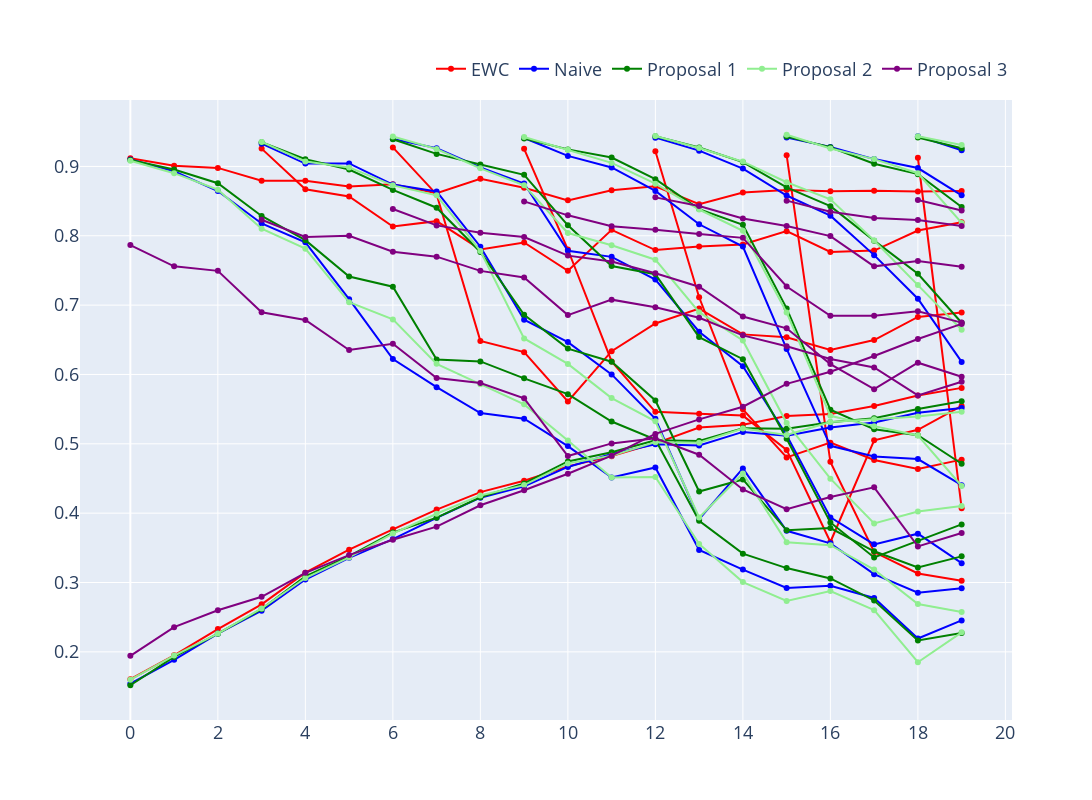

The cell this chart's notebook holds for it:
### Code cell
fig = go.Figure()

ewc_plot = px.line(
    pd.DataFrame(ewc_20),
    title="Accuracy vs Experience",
    labels=dict(index="Experience", value="Accuracy"),
    width=800,
    height=600,
    range_y=[0, 1],
    markers=True,
    color=px.Constant("EWC"),
    color_discrete_map={"EWC": "red"},
)

naive_plot = px.line(
    pd.DataFrame(naive_20),
    title="Accuracy vs Experience",
    labels=dict(index="Experience", value="Accuracy"),
    width=800,
    height=600,
    range_y=[0, 1],
    markers=True,
    color=px.Constant("Naive"),
    color_discrete_map={"Naive": "blue"},
)

proposal_1_plot = px.line(
    pd.DataFrame(proposal_1_20),
    title="Accuracy vs Experience",
    labels=dict(index="Experience", value="Accuracy"),
    width=800,
    height=600,
    range_y=[0, 1],
    markers=True,
    color=px.Constant("Proposal 1"),
    color_discrete_map={"Proposal 1": "green"},
)

proposal_2_plot = px.line(
    pd.DataFrame(proposal_2_20),
    title="Accuracy vs Experience",
    labels=dict(index="Experience", value="Accuracy"),
    width=800,
    height=600,
    range_y=[0, 1],
    markers=True,
    color=px.Constant("Proposal 2"),
    color_discrete_map={"Proposal 2": "lightgreen"},
)

proposal_3_plot = px.line(
    pd.DataFrame(proposal_3_20),
    title="Accuracy vs Experience",
    labels=dict(index="Experience", value="Accuracy"),
    width=800,
    height=600,
    range_y=[0, 1],
    markers=True,
    color=px.Constant("Proposal 3"),
    color_discrete_map={"Proposal 3": "purple"},
)

for trace in ewc_plot.data:
    fig.add_trace(trace)

for trace in naive_plot.data:
    fig.add_trace(trace)

for trace in proposal_1_plot.data:
    fig.add_trace(trace)

for trace in proposal_2_plot.data:
    fig.add_trace(trace)

for trace in proposal_3_plot.data:
    fig.add_trace(trace)

fig.update_layout(
    xaxis=dict(tickmode="linear", tick0=0, dtick=2),
    yaxis=dict(tickmode="linear", tick0=0, dtick=0.1),
    width=1200,
    height=800,
    font=dict(size=18),
    legend=dict(
        orientation="h",
        yanchor="bottom",
        y=1.02,
        xanchor="right",
        x=1,
        font=dict(size=18),
    ),
)

fig.show()

### Figure 1 — Plotly figure (JSON) as saved in the notebook; plotly's stock layout.template omitted (floating-point values rounded to 4 significant figures)
{"data": [{"hovertemplate": "color=EWC<br>variable=Task0<br>Experience=%{x}<br>Accuracy=%{y}<extra></extra>", "legendgroup": "EWC", "line": {"color": "red", "dash": "solid"}, "marker": {"symbol": "circle"}, "mode": "markers+lines", "name": "EWC", "orientation": "v", "showlegend": true, "type": "scatter", "x": [0, 1, 2, 3, 4, 5, 6, 7, 8, 9, 10, 11, 12, 13, 14, 15, 16, 17, 18, 19], "xaxis": "x", "y": [0.9117, 0.901, 0.8979, 0.8794, 0.8795, 0.871, 0.8742, 0.8615, 0.8821, 0.8692, 0.8511, 0.8656, 0.8714, 0.8455, 0.8625, 0.8662, 0.8642, 0.8648, 0.864, 0.8646], "yaxis": "y"}, {"hovertemplate": "color=EWC<br>variable=Task3<br>Experience=%{x}<br>Accuracy=%{y}<extra></extra>", "legendgroup": "EWC", "line": {"color": "red", "dash": "solid"}, "marker": {"symbol": "circle"}, "mode": "markers+lines", "name": "EWC", "orientation": "v", "showlegend": false, "type": "scatter", "x": [0, 1, 2, 3, 4, 5, 6, 7, 8, 9, 10, 11, 12, 13, 14, 15, 16, 17, 18, 19], "xaxis": "x", "y": [null, null, null, 0.9257, 0.867, 0.8568, 0.8134, 0.8211, 0.7803, 0.7904, 0.7496, 0.8086, 0.7794, 0.7845, 0.7874, 0.8067, 0.7766, 0.7786, 0.8076, 0.8195], "yaxis": "y"}, {"hovertemplate": "color=EWC<br>variable=Task6<br>Experience=%{x}<br>Accuracy=%{y}<extra></extra>", "legendgroup": "EWC", "line": {"color": "red", "dash": "solid"}, "marker": {"symbol": "circle"}, "mode": "markers+lines", "name": "EWC", "orientation": "v", "showlegend": false, "type": "scatter", "x": [0, 1, 2, 3, 4, 5, 6, 7, 8, 9, 10, 11, 12, 13, 14, 15, 16, 17, 18, 19], "xaxis": "x", "y": [null, null, null, null, null, null, 0.9274, 0.8597, 0.6484, 0.6322, 0.5611, 0.6336, 0.6735, 0.6951, 0.6578, 0.6536, 0.6354, 0.6497, 0.683, 0.6895], "yaxis": "y"}, {"hovertemplate": "color=EWC<br>variable=Task9<br>Experience=%{x}<br>Accuracy=%{y}<extra></extra>", "legendgroup": "EWC", "line": {"color": "red", "dash": "solid"}, "marker": {"symbol": "circle"}, "mode": "markers+lines", "name": "EWC", "orientation": "v", "showlegend": false, "type": "scatter", "x": [0, 1, 2, 3, 4, 5, 6, 7, 8, 9, 10, 11, 12, 13, 14, 15, 16, 17, 18, 19], "xaxis": "x", "y": [null, null, null, null, null, null, null, null, null, 0.9254, 0.7802, 0.6188, 0.5461, 0.5434, 0.5407, 0.4912, 0.3584, 0.5051, 0.5202, 0.5546], "yaxis": "y"}, {"hovertemplate": "color=EWC<br>variable=Task12<br>Experience=%{x}<br>Accuracy=%{y}<extra></extra>", "legendgroup": "EWC", "line": {"color": "red", "dash": "solid"}, "marker": {"symbol": "circle"}, "mode": "markers+lines", "name": "EWC", "orientation": "v", "showlegend": false, "type": "scatter", "x": [0, 1, 2, 3, 4, 5, 6, 7, 8, 9, 10, 11, 12, 13, 14, 15, 16, 17, 18, 19], "xaxis": "x", "y": [null, null, null, null, null, null, null, null, null, null, null, null, 0.9219, 0.7113, 0.5497, 0.4804, 0.5017, 0.4766, 0.4637, 0.4772], "yaxis": "y"}, {"hovertemplate": "color=EWC<br>variable=Task15<br>Experience=%{x}<br>Accuracy=%{y}<extra></extra>", "legendgroup": "EWC", "line": {"color": "red", "dash": "solid"}, "marker": {"symbol": "circle"}, "mode": "markers+lines", "name": "EWC", "orientation": "v", "showlegend": false, "type": "scatter", "x": [0, 1, 2, 3, 4, 5, 6, 7, 8, 9, 10, 11, 12, 13, 14, 15, 16, 17, 18, 19], "xaxis": "x", "y": [null, null, null, null, null, null, null, null, null, null, null, null, null, null, null, 0.9162, 0.474, 0.3439, 0.313, 0.3026], "yaxis": "y"}, {"hovertemplate": "color=EWC<br>variable=Task18<br>Experience=%{x}<br>Accuracy=%{y}<extra></extra>", "legendgroup": "EWC", "line": {"color": "red", "dash": "solid"}, "marker": {"symbol": "circle"}, "mode": "markers+lines", "name": "EWC", "orientation": "v", "showlegend": false, "type": "scatter", "x": [0, 1, 2, 3, 4, 5, 6, 7, 8, 9, 10, 11, 12, 13, 14, 15, 16, 17, 18, 19], "xaxis": "x", "y": [null, null, null, null, null, null, null, null, null, null, null, null, null, null, null, null, null, null, 0.9124, 0.4072], "yaxis": "y"}, {"hovertemplate": "color=EWC<br>variable=Overall<br>Experience=%{x}<br>Accuracy=%{y}<extra></extra>", "legendgroup": "EWC", "line": {"color": "red", "dash": "solid"}, "marker": {"symbol": "circle"}, "mode": "markers+lines", "name": "EWC", "orientation": "v", "showlegend": false, "type": "scatter", "x": [0, 1, 2, 3, 4, 5, 6, 7, 8, 9, 10, 11, 12, 13, 14, 15, 16, 17, 18, 19], "xaxis": "x", "y": [0.1605, 0.1951, 0.2328, 0.2686, 0.3142, 0.3473, 0.3766, 0.4052, 0.4303, 0.4468, 0.4675, 0.4822, 0.5006, 0.5234, 0.5275, 0.54, 0.5431, 0.5545, 0.5696, 0.5807], "yaxis": "y"}, {"hovertemplate": "color=Naive<br>variable=Task0<br>Experience=%{x}<br>Accuracy=%{y}<extra></extra>", "legendgroup": "Naive", "line": {"color": "blue", "dash": "solid"}, "marker": {"symbol": "circle"}, "mode": "markers+lines", "name": "Naive", "orientation": "v", "showlegend": true, "type": "scatter", "x": [0, 1, 2, 3, 4, 5, 6, 7, 8, 9, 10, 11, 12, 13, 14, 15, 16, 17, 18, 19], "xaxis": "x", "y": [0.9101, 0.893, 0.8645, 0.8178, 0.7906, 0.7086, 0.6222, 0.5817, 0.5443, 0.5363, 0.4967, 0.4515, 0.4659, 0.347, 0.3186, 0.2921, 0.2953, 0.2777, 0.2192, 0.2453], "yaxis": "y"}, {"hovertemplate": "color=Naive<br>variable=Task3<br>Experience=%{x}<br>Accuracy=%{y}<extra></extra>", "legendgroup": "Naive", "line": {"color": "blue", "dash": "solid"}, "marker": {"symbol": "circle"}, "mode": "markers+lines", "name": "Naive", "orientation": "v", "showlegend": false, "type": "scatter", "x": [0, 1, 2, 3, 4, 5, 6, 7, 8, 9, 10, 11, 12, 13, 14, 15, 16, 17, 18, 19], "xaxis": "x", "y": [null, null, null, 0.9328, 0.9041, 0.9043, 0.8739, 0.8639, 0.7842, 0.6789, 0.6467, 0.6001, 0.536, 0.3915, 0.4645, 0.3746, 0.3565, 0.312, 0.2854, 0.2918], "yaxis": "y"}, {"hovertemplate": "color=Naive<br>variable=Task6<br>Experience=%{x}<br>Accuracy=%{y}<extra></extra>", "legendgroup": "Naive", "line": {"color": "blue", "dash": "solid"}, "marker": {"symbol": "circle"}, "mode": "markers+lines", "name": "Naive", "orientation": "v", "showlegend": false, "type": "scatter", "x": [0, 1, 2, 3, 4, 5, 6, 7, 8, 9, 10, 11, 12, 13, 14, 15, 16, 17, 18, 19], "xaxis": "x", "y": [null, null, null, null, null, null, 0.9396, 0.9264, 0.8987, 0.8753, 0.7783, 0.7696, 0.7368, 0.6616, 0.6118, 0.5124, 0.3939, 0.355, 0.3704, 0.3279], "yaxis": "y"}, {"hovertemplate": "color=Naive<br>variable=Task9<br>Experience=%{x}<br>Accuracy=%{y}<extra></extra>", "legendgroup": "Naive", "line": {"color": "blue", "dash": "solid"}, "marker": {"symbol": "circle"}, "mode": "markers+lines", "name": "Naive", "orientation": "v", "showlegend": false, "type": "scatter", "x": [0, 1, 2, 3, 4, 5, 6, 7, 8, 9, 10, 11, 12, 13, 14, 15, 16, 17, 18, 19], "xaxis": "x", "y": [null, null, null, null, null, null, null, null, null, 0.941, 0.9152, 0.8985, 0.8647, 0.8166, 0.7845, 0.6368, 0.4971, 0.4816, 0.478, 0.4403], "yaxis": "y"}, {"hovertemplate": "color=Naive<br>variable=Task12<br>Experience=%{x}<br>Accuracy=%{y}<extra></extra>", "legendgroup": "Naive", "line": {"color": "blue", "dash": "solid"}, "marker": {"symbol": "circle"}, "mode": "markers+lines", "name": "Naive", "orientation": "v", "showlegend": false, "type": "scatter", "x": [0, 1, 2, 3, 4, 5, 6, 7, 8, 9, 10, 11, 12, 13, 14, 15, 16, 17, 18, 19], "xaxis": "x", "y": [null, null, null, null, null, null, null, null, null, null, null, null, 0.9415, 0.9228, 0.8969, 0.8581, 0.829, 0.7721, 0.7093, 0.6181], "yaxis": "y"}, {"hovertemplate": "color=Naive<br>variable=Task15<br>Experience=%{x}<br>Accuracy=%{y}<extra></extra>", "legendgroup": "Naive", "line": {"color": "blue", "dash": "solid"}, "marker": {"symbol": "circle"}, "mode": "markers+lines", "name": "Naive", "orientation": "v", "showlegend": false, "type": "scatter", "x": [0, 1, 2, 3, 4, 5, 6, 7, 8, 9, 10, 11, 12, 13, 14, 15, 16, 17, 18, 19], "xaxis": "x", "y": [null, null, null, null, null, null, null, null, null, null, null, null, null, null, null, 0.9417, 0.9282, 0.9106, 0.8977, 0.8583], "yaxis": "y"}, {"hovertemplate": "color=Naive<br>variable=Task18<br>Experience=%{x}<br>Accuracy=%{y}<extra></extra>", "legendgroup": "Naive", "line": {"color": "blue", "dash": "solid"}, "marker": {"symbol": "circle"}, "mode": "markers+lines", "name": "Naive", "orientation": "v", "showlegend": false, "type": "scatter", "x": [0, 1, 2, 3, 4, 5, 6, 7, 8, 9, 10, 11, 12, 13, 14, 15, 16, 17, 18, 19], "xaxis": "x", "y": [null, null, null, null, null, null, null, null, null, null, null, null, null, null, null, null, null, null, 0.9437, 0.9234], "yaxis": "y"}, {"hovertemplate": "color=Naive<br>variable=Overall<br>Experience=%{x}<br>Accuracy=%{y}<extra></extra>", "legendgroup": "Naive", "line": {"color": "blue", "dash": "solid"}, "marker": {"symbol": "circle"}, "mode": "markers+lines", "name": "Naive", "orientation": "v", "showlegend": false, "type": "scatter", "x": [0, 1, 2, 3, 4, 5, 6, 7, 8, 9, 10, 11, 12, 13, 14, 15, 16, 17, 18, 19], "xaxis": "x", "y": [0.1541, 0.1885, 0.2264, 0.2594, 0.3043, 0.3356, 0.3626, 0.3932, 0.4223, 0.4388, 0.4667, 0.4854, 0.4995, 0.4975, 0.5172, 0.5115, 0.5236, 0.5307, 0.5448, 0.5515], "yaxis": "y"}, {"hovertemplate": "color=Proposal 1<br>variable=Task0<br>Experience=%{x}<br>Accuracy=%{y}<extra></extra>", "legendgroup": "Proposal 1", "line": {"color": "green", "dash": "solid"}, "marker": {"symbol": "circle"}, "mode": "markers+lines", "name": "Proposal 1", "orientation": "v", "showlegend": true, "type": "scatter", "x": [0, 1, 2, 3, 4, 5, 6, 7, 8, 9, 10, 11, 12, 13, 14, 15, 16, 17, 18, 19], "xaxis": "x", "y": [0.9092, 0.8955, 0.8758, 0.8286, 0.7937, 0.7413, 0.7265, 0.6217, 0.6188, 0.5944, 0.5716, 0.5322, 0.5062, 0.389, 0.3416, 0.3208, 0.3059, 0.2741, 0.2164, 0.2273], "yaxis": "y"}, {"hovertemplate": "color=Proposal 1<br>variable=Task3<br>Experience=%{x}<br>Accuracy=%{y}<extra></extra>", "legendgroup": "Proposal 1", "line": {"color": "green", "dash": "solid"}, "marker": {"symbol": "circle"}, "mode": "markers+lines", "name": "Proposal 1", "orientation": "v", "showlegend": false, "type": "scatter", "x": [0, 1, 2, 3, 4, 5, 6, 7, 8, 9, 10, 11, 12, 13, 14, 15, 16, 17, 18, 19], "xaxis": "x", "y": [null, null, null, 0.9349, 0.9103, 0.8955, 0.8662, 0.8405, 0.7766, 0.6861, 0.6373, 0.6184, 0.5625, 0.4312, 0.4486, 0.3753, 0.3785, 0.345, 0.3216, 0.3377], "yaxis": "y"}, {"hovertemplate": "color=Proposal 1<br>variable=Task6<br>Experience=%{x}<br>Accuracy=%{y}<extra></extra>", "legendgroup": "Proposal 1", "line": {"color": "green", "dash": "solid"}, "marker": {"symbol": "circle"}, "mode": "markers+lines", "name": "Proposal 1", "orientation": "v", "showlegend": false, "type": "scatter", "x": [0, 1, 2, 3, 4, 5, 6, 7, 8, 9, 10, 11, 12, 13, 14, 15, 16, 17, 18, 19], "xaxis": "x", "y": [null, null, null, null, null, null, 0.9392, 0.9181, 0.9028, 0.8879, 0.8151, 0.7565, 0.7445, 0.6539, 0.622, 0.5072, 0.3866, 0.3361, 0.3601, 0.3838], "yaxis": "y"}, {"hovertemplate": "color=Proposal 1<br>variable=Task9<br>Experience=%{x}<br>Accuracy=%{y}<extra></extra>", "legendgroup": "Proposal 1", "line": {"color": "green", "dash": "solid"}, "marker": {"symbol": "circle"}, "mode": "markers+lines", "name": "Proposal 1", "orientation": "v", "showlegend": false, "type": "scatter", "x": [0, 1, 2, 3, 4, 5, 6, 7, 8, 9, 10, 11, 12, 13, 14, 15, 16, 17, 18, 19], "xaxis": "x", "y": [null, null, null, null, null, null, null, null, null, 0.9404, 0.9246, 0.9128, 0.8817, 0.8385, 0.8158, 0.6953, 0.5492, 0.521, 0.5124, 0.4713], "yaxis": "y"}, {"hovertemplate": "color=Proposal 1<br>variable=Task12<br>Experience=%{x}<br>Accuracy=%{y}<extra></extra>", "legendgroup": "Proposal 1", "line": {"color": "green", "dash": "solid"}, "marker": {"symbol": "circle"}, "mode": "markers+lines", "name": "Proposal 1", "orientation": "v", "showlegend": false, "type": "scatter", "x": [0, 1, 2, 3, 4, 5, 6, 7, 8, 9, 10, 11, 12, 13, 14, 15, 16, 17, 18, 19], "xaxis": "x", "y": [null, null, null, null, null, null, null, null, null, null, null, null, 0.9435, 0.9273, 0.9062, 0.8699, 0.8427, 0.793, 0.7453, 0.6746], "yaxis": "y"}, {"hovertemplate": "color=Proposal 1<br>variable=Task15<br>Experience=%{x}<br>Accuracy=%{y}<extra></extra>", "legendgroup": "Proposal 1", "line": {"color": "green", "dash": "solid"}, "marker": {"symbol": "circle"}, "mode": "markers+lines", "name": "Proposal 1", "orientation": "v", "showlegend": false, "type": "scatter", "x": [0, 1, 2, 3, 4, 5, 6, 7, 8, 9, 10, 11, 12, 13, 14, 15, 16, 17, 18, 19], "xaxis": "x", "y": [null, null, null, null, null, null, null, null, null, null, null, null, null, null, null, 0.943, 0.9276, 0.9038, 0.8889, 0.8416], "yaxis": "y"}, {"hovertemplate": "color=Proposal 1<br>variable=Task18<br>Experience=%{x}<br>Accuracy=%{y}<extra></extra>", "legendgroup": "Proposal 1", "line": {"color": "green", "dash": "solid"}, "marker": {"symbol": "circle"}, "mode": "markers+lines", "name": "Proposal 1", "orientation": "v", "showlegend": false, "type": "scatter", "x": [0, 1, 2, 3, 4, 5, 6, 7, 8, 9, 10, 11, 12, 13, 14, 15, 16, 17, 18, 19], "xaxis": "x", "y": [null, null, null, null, null, null, null, null, null, null, null, null, null, null, null, null, null, null, 0.9418, 0.9263], "yaxis": "y"}, {"hovertemplate": "color=Proposal 1<br>variable=Overall<br>Experience=%{x}<br>Accuracy=%{y}<extra></extra>", "legendgroup": "Proposal 1", "line": {"color": "green", "dash": "solid"}, "marker": {"symbol": "circle"}, "mode": "markers+lines", "name": "Proposal 1", "orientation": "v", "showlegend": false, "type": "scatter", "x": [0, 1, 2, 3, 4, 5, 6, 7, 8, 9, 10, 11, 12, 13, 14, 15, 16, 17, 18, 19], "xaxis": "x", "y": [0.1518, 0.1926, 0.2262, 0.2617, 0.3087, 0.3379, 0.3719, 0.3936, 0.423, 0.4428, 0.4746, 0.4878, 0.5051, 0.5041, 0.5223, 0.5217, 0.5311, 0.537, 0.5502, 0.5615], "yaxis": "y"}, {"hovertemplate": "color=Proposal 2<br>variable=Task0<br>Experience=%{x}<br>Accuracy=%{y}<extra></extra>", "legendgroup": "Proposal 2", "line": {"color": "lightgreen", "dash": "solid"}, "marker": {"symbol": "circle"}, "mode": "markers+lines", "name": "Proposal 2", "orientation": "v", "showlegend": true, "type": "scatter", "x": [0, 1, 2, 3, 4, 5, 6, 7, 8, 9, 10, 11, 12, 13, 14, 15, 16, 17, 18, 19], "xaxis": "x", "y": [0.9082, 0.8903, 0.8664, 0.8103, 0.7814, 0.7042, 0.6794, 0.6153, 0.586, 0.5569, 0.5048, 0.4515, 0.4522, 0.3557, 0.3006, 0.2734, 0.2877, 0.2601, 0.185, 0.2281], "yaxis": "y"}, {"hovertemplate": "color=Proposal 2<br>variable=Task3<br>Experience=%{x}<br>Accuracy=%{y}<extra></extra>", "legendgroup": "Proposal 2", "line": {"color": "lightgreen", "dash": "solid"}, "marker": {"symbol": "circle"}, "mode": "markers+lines", "name": "Proposal 2", "orientation": "v", "showlegend": false, "type": "scatter", "x": [0, 1, 2, 3, 4, 5, 6, 7, 8, 9, 10, 11, 12, 13, 14, 15, 16, 17, 18, 19], "xaxis": "x", "y": [null, null, null, 0.9354, 0.9071, 0.8986, 0.8727, 0.8584, 0.7779, 0.6519, 0.6152, 0.5659, 0.5325, 0.3937, 0.4573, 0.358, 0.3538, 0.3186, 0.2689, 0.2574], "yaxis": "y"}, {"hovertemplate": "color=Proposal 2<br>variable=Task6<br>Experience=%{x}<br>Accuracy=%{y}<extra></extra>", "legendgroup": "Proposal 2", "line": {"color": "lightgreen", "dash": "solid"}, "marker": {"symbol": "circle"}, "mode": "markers+lines", "name": "Proposal 2", "orientation": "v", "showlegend": false, "type": "scatter", "x": [0, 1, 2, 3, 4, 5, 6, 7, 8, 9, 10, 11, 12, 13, 14, 15, 16, 17, 18, 19], "xaxis": "x", "y": [null, null, null, null, null, null, 0.9431, 0.9252, 0.8973, 0.8729, 0.804, 0.7864, 0.7655, 0.6899, 0.6491, 0.5299, 0.4498, 0.3852, 0.4024, 0.4102], "yaxis": "y"}, {"hovertemplate": "color=Proposal 2<br>variable=Task9<br>Experience=%{x}<br>Accuracy=%{y}<extra></extra>", "legendgroup": "Proposal 2", "line": {"color": "lightgreen", "dash": "solid"}, "marker": {"symbol": "circle"}, "mode": "markers+lines", "name": "Proposal 2", "orientation": "v", "showlegend": false, "type": "scatter", "x": [0, 1, 2, 3, 4, 5, 6, 7, 8, 9, 10, 11, 12, 13, 14, 15, 16, 17, 18, 19], "xaxis": "x", "y": [null, null, null, null, null, null, null, null, null, 0.9424, 0.9239, 0.9051, 0.8752, 0.8379, 0.8072, 0.6895, 0.5404, 0.5255, 0.5121, 0.4392], "yaxis": "y"}, {"hovertemplate": "color=Proposal 2<br>variable=Task12<br>Experience=%{x}<br>Accuracy=%{y}<extra></extra>", "legendgroup": "Proposal 2", "line": {"color": "lightgreen", "dash": "solid"}, "marker": {"symbol": "circle"}, "mode": "markers+lines", "name": "Proposal 2", "orientation": "v", "showlegend": false, "type": "scatter", "x": [0, 1, 2, 3, 4, 5, 6, 7, 8, 9, 10, 11, 12, 13, 14, 15, 16, 17, 18, 19], "xaxis": "x", "y": [null, null, null, null, null, null, null, null, null, null, null, null, 0.9439, 0.9267, 0.907, 0.8772, 0.8526, 0.7932, 0.7289, 0.6646], "yaxis": "y"}, {"hovertemplate": "color=Proposal 2<br>variable=Task15<br>Experience=%{x}<br>Accuracy=%{y}<extra></extra>", "legendgroup": "Proposal 2", "line": {"color": "lightgreen", "dash": "solid"}, "marker": {"symbol": "circle"}, "mode": "markers+lines", "name": "Proposal 2", "orientation": "v", "showlegend": false, "type": "scatter", "x": [0, 1, 2, 3, 4, 5, 6, 7, 8, 9, 10, 11, 12, 13, 14, 15, 16, 17, 18, 19], "xaxis": "x", "y": [null, null, null, null, null, null, null, null, null, null, null, null, null, null, null, 0.9457, 0.9258, 0.9106, 0.8902, 0.8185], "yaxis": "y"}, {"hovertemplate": "color=Proposal 2<br>variable=Task18<br>Experience=%{x}<br>Accuracy=%{y}<extra></extra>", "legendgroup": "Proposal 2", "line": {"color": "lightgreen", "dash": "solid"}, "marker": {"symbol": "circle"}, "mode": "markers+lines", "name": "Proposal 2", "orientation": "v", "showlegend": false, "type": "scatter", "x": [0, 1, 2, 3, 4, 5, 6, 7, 8, 9, 10, 11, 12, 13, 14, 15, 16, 17, 18, 19], "xaxis": "x", "y": [null, null, null, null, null, null, null, null, null, null, null, null, null, null, null, null, null, null, 0.9435, 0.9308], "yaxis": "y"}, {"hovertemplate": "color=Proposal 2<br>variable=Overall<br>Experience=%{x}<br>Accuracy=%{y}<extra></extra>", "legendgroup": "Proposal 2", "line": {"color": "lightgreen", "dash": "solid"}, "marker": {"symbol": "circle"}, "mode": "markers+lines", "name": "Proposal 2", "orientation": "v", "showlegend": false, "type": "scatter", "x": [0, 1, 2, 3, 4, 5, 6, 7, 8, 9, 10, 11, 12, 13, 14, 15, 16, 17, 18, 19], "xaxis": "x", "y": [0.1598, 0.1947, 0.2263, 0.2625, 0.3065, 0.3361, 0.3706, 0.3991, 0.4256, 0.4404, 0.4718, 0.4828, 0.5024, 0.5014, 0.5221, 0.5126, 0.5315, 0.5353, 0.5394, 0.5461], "yaxis": "y"}, {"hovertemplate": "color=Proposal 3<br>variable=Task0<br>Experience=%{x}<br>Accuracy=%{y}<extra></extra>", "legendgroup": "Proposal 3", "line": {"color": "purple", "dash": "solid"}, "marker": {"symbol": "circle"}, "mode": "markers+lines", "name": "Proposal 3", "orientation": "v", "showlegend": true, "type": "scatter", "x": [0, 1, 2, 3, 4, 5, 6, 7, 8, 9, 10, 11, 12, 13, 14, 15, 16, 17, 18, 19], "xaxis": "x", "y": [0.7866, 0.756, 0.7494, 0.6897, 0.6787, 0.6353, 0.6444, 0.5948, 0.5876, 0.5656, 0.4824, 0.5006, 0.5079, 0.4843, 0.4342, 0.4058, 0.4232, 0.4372, 0.3521, 0.3713], "yaxis": "y"}, {"hovertemplate": "color=Proposal 3<br>variable=Task3<br>Experience=%{x}<br>Accuracy=%{y}<extra></extra>", "legendgroup": "Proposal 3", "line": {"color": "purple", "dash": "solid"}, "marker": {"symbol": "circle"}, "mode": "markers+lines", "name": "Proposal 3", "orientation": "v", "showlegend": false, "type": "scatter", "x": [0, 1, 2, 3, 4, 5, 6, 7, 8, 9, 10, 11, 12, 13, 14, 15, 16, 17, 18, 19], "xaxis": "x", "y": [null, null, null, 0.8231, 0.7983, 0.7999, 0.777, 0.7699, 0.7494, 0.7398, 0.6856, 0.7079, 0.6968, 0.6817, 0.6564, 0.6406, 0.6223, 0.6101, 0.5698, 0.5895], "yaxis": "y"}, {"hovertemplate": "color=Proposal 3<br>variable=Task6<br>Experience=%{x}<br>Accuracy=%{y}<extra></extra>", "legendgroup": "Proposal 3", "line": {"color": "purple", "dash": "solid"}, "marker": {"symbol": "circle"}, "mode": "markers+lines", "name": "Proposal 3", "orientation": "v", "showlegend": false, "type": "scatter", "x": [0, 1, 2, 3, 4, 5, 6, 7, 8, 9, 10, 11, 12, 13, 14, 15, 16, 17, 18, 19], "xaxis": "x", "y": [null, null, null, null, null, null, 0.8387, 0.815, 0.8045, 0.7983, 0.7714, 0.763, 0.7459, 0.7265, 0.6835, 0.6666, 0.615, 0.5788, 0.617, 0.5968], "yaxis": "y"}, {"hovertemplate": "color=Proposal 3<br>variable=Task9<br>Experience=%{x}<br>Accuracy=%{y}<extra></extra>", "legendgroup": "Proposal 3", "line": {"color": "purple", "dash": "solid"}, "marker": {"symbol": "circle"}, "mode": "markers+lines", "name": "Proposal 3", "orientation": "v", "showlegend": false, "type": "scatter", "x": [0, 1, 2, 3, 4, 5, 6, 7, 8, 9, 10, 11, 12, 13, 14, 15, 16, 17, 18, 19], "xaxis": "x", "y": [null, null, null, null, null, null, null, null, null, 0.8496, 0.8295, 0.8139, 0.8088, 0.8025, 0.797, 0.7269, 0.6847, 0.6846, 0.6912, 0.6748], "yaxis": "y"}, {"hovertemplate": "color=Proposal 3<br>variable=Task12<br>Experience=%{x}<br>Accuracy=%{y}<extra></extra>", "legendgroup": "Proposal 3", "line": {"color": "purple", "dash": "solid"}, "marker": {"symbol": "circle"}, "mode": "markers+lines", "name": "Proposal 3", "orientation": "v", "showlegend": false, "type": "scatter", "x": [0, 1, 2, 3, 4, 5, 6, 7, 8, 9, 10, 11, 12, 13, 14, 15, 16, 17, 18, 19], "xaxis": "x", "y": [null, null, null, null, null, null, null, null, null, null, null, null, 0.8554, 0.8429, 0.825, 0.814, 0.7996, 0.7559, 0.7636, 0.7555], "yaxis": "y"}, {"hovertemplate": "color=Proposal 3<br>variable=Task15<br>Experience=%{x}<br>Accuracy=%{y}<extra></extra>", "legendgroup": "Proposal 3", "line": {"color": "purple", "dash": "solid"}, "marker": {"symbol": "circle"}, "mode": "markers+lines", "name": "Proposal 3", "orientation": "v", "showlegend": false, "type": "scatter", "x": [0, 1, 2, 3, 4, 5, 6, 7, 8, 9, 10, 11, 12, 13, 14, 15, 16, 17, 18, 19], "xaxis": "x", "y": [null, null, null, null, null, null, null, null, null, null, null, null, null, null, null, 0.8507, 0.8347, 0.8258, 0.8226, 0.8142], "yaxis": "y"}, {"hovertemplate": "color=Proposal 3<br>variable=Task18<br>Experience=%{x}<br>Accuracy=%{y}<extra></extra>", "legendgroup": "Proposal 3", "line": {"color": "purple", "dash": "solid"}, "marker": {"symbol": "circle"}, "mode": "markers+lines", "name": "Proposal 3", "orientation": "v", "showlegend": false, "type": "scatter", "x": [0, 1, 2, 3, 4, 5, 6, 7, 8, 9, 10, 11, 12, 13, 14, 15, 16, 17, 18, 19], "xaxis": "x", "y": [null, null, null, null, null, null, null, null, null, null, null, null, null, null, null, null, null, null, 0.8517, 0.8365], "yaxis": "y"}, {"hovertemplate": "color=Proposal 3<br>variable=Overall<br>Experience=%{x}<br>Accuracy=%{y}<extra></extra>", "legendgroup": "Proposal 3", "line": {"color": "purple", "dash": "solid"}, "marker": {"symbol": "circle"}, "mode": "markers+lines", "name": "Proposal 3", "orientation": "v", "showlegend": false, "type": "scatter", "x": [0, 1, 2, 3, 4, 5, 6, 7, 8, 9, 10, 11, 12, 13, 14, 15, 16, 17, 18, 19], "xaxis": "x", "y": [0.1943, 0.2356, 0.2601, 0.2794, 0.314, 0.3395, 0.3617, 0.3805, 0.4114, 0.433, 0.4568, 0.4828, 0.5143, 0.5352, 0.5535, 0.5865, 0.604, 0.6266, 0.6512, 0.6729], "yaxis": "y"}], "layout": {"font": {"size": 18}, "height": 800, "legend": {"font": {"size": 18}, "orientation": "h", "x": 1, "xanchor": "right", "y": 1.02, "yanchor": "bottom"}, "width": 1200, "xaxis": {"dtick": 2, "tick0": 0, "tickmode": "linear"}, "yaxis": {"dtick": 0.1, "tick0": 0, "tickmode": "linear"}}}
